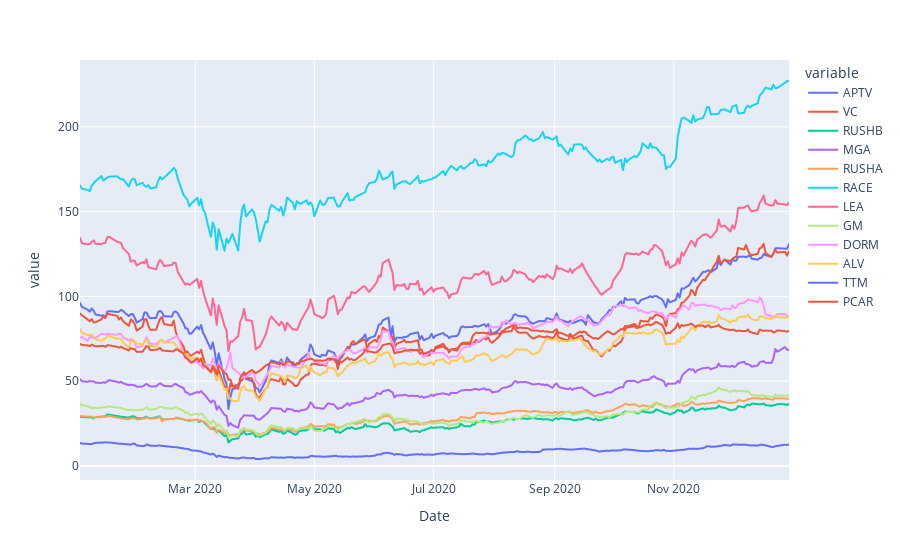

The cell this chart's notebook holds for it:
### Markdown cell above
### Visualizing the selected stock

### Code cell
fig = px.line(final_stocks_data)
fig

### Figure 1 — Plotly figure (JSON) as saved in the notebook; plotly's stock layout.template omitted (floating-point values rounded to 4 significant figures; data arrays with more than 128 entries replaced by an {"elided": "..."} marker saying what was removed)
{"data": [{"hovertemplate": "variable=APTV<br>Date=%{x}<br>value=%{y}<extra></extra>", "legendgroup": "APTV", "line": {"color": "#636efa", "dash": "solid"}, "marker": {"symbol": "circle"}, "mode": "lines", "name": "APTV", "showlegend": true, "type": "scattergl", "x": {"elided": "252 str values"}, "xaxis": "x", "y": {"elided": "252 float values"}, "yaxis": "y"}, {"hovertemplate": "variable=VC<br>Date=%{x}<br>value=%{y}<extra></extra>", "legendgroup": "VC", "line": {"color": "#EF553B", "dash": "solid"}, "marker": {"symbol": "circle"}, "mode": "lines", "name": "VC", "showlegend": true, "type": "scattergl", "x": {"elided": "252 str values"}, "xaxis": "x", "y": {"elided": "252 float values"}, "yaxis": "y"}, {"hovertemplate": "variable=RUSHB<br>Date=%{x}<br>value=%{y}<extra></extra>", "legendgroup": "RUSHB", "line": {"color": "#00cc96", "dash": "solid"}, "marker": {"symbol": "circle"}, "mode": "lines", "name": "RUSHB", "showlegend": true, "type": "scattergl", "x": {"elided": "252 str values"}, "xaxis": "x", "y": {"elided": "252 float values"}, "yaxis": "y"}, {"hovertemplate": "variable=MGA<br>Date=%{x}<br>value=%{y}<extra></extra>", "legendgroup": "MGA", "line": {"color": "#ab63fa", "dash": "solid"}, "marker": {"symbol": "circle"}, "mode": "lines", "name": "MGA", "showlegend": true, "type": "scattergl", "x": {"elided": "252 str values"}, "xaxis": "x", "y": {"elided": "252 float values"}, "yaxis": "y"}, {"hovertemplate": "variable=RUSHA<br>Date=%{x}<br>value=%{y}<extra></extra>", "legendgroup": "RUSHA", "line": {"color": "#FFA15A", "dash": "solid"}, "marker": {"symbol": "circle"}, "mode": "lines", "name": "RUSHA", "showlegend": true, "type": "scattergl", "x": {"elided": "252 str values"}, "xaxis": "x", "y": {"elided": "252 float values"}, "yaxis": "y"}, {"hovertemplate": "variable=RACE<br>Date=%{x}<br>value=%{y}<extra></extra>", "legendgroup": "RACE", "line": {"color": "#19d3f3", "dash": "solid"}, "marker": {"symbol": "circle"}, "mode": "lines", "name": "RACE", "showlegend": true, "type": "scattergl", "x": {"elided": "252 str values"}, "xaxis": "x", "y": {"elided": "252 float values"}, "yaxis": "y"}, {"hovertemplate": "variable=LEA<br>Date=%{x}<br>value=%{y}<extra></extra>", "legendgroup": "LEA", "line": {"color": "#FF6692", "dash": "solid"}, "marker": {"symbol": "circle"}, "mode": "lines", "name": "LEA", "showlegend": true, "type": "scattergl", "x": {"elided": "252 str values"}, "xaxis": "x", "y": {"elided": "252 float values"}, "yaxis": "y"}, {"hovertemplate": "variable=GM<br>Date=%{x}<br>value=%{y}<extra></extra>", "legendgroup": "GM", "line": {"color": "#B6E880", "dash": "solid"}, "marker": {"symbol": "circle"}, "mode": "lines", "name": "GM", "showlegend": true, "type": "scattergl", "x": {"elided": "252 str values"}, "xaxis": "x", "y": {"elided": "252 float values"}, "yaxis": "y"}, {"hovertemplate": "variable=DORM<br>Date=%{x}<br>value=%{y}<extra></extra>", "legendgroup": "DORM", "line": {"color": "#FF97FF", "dash": "solid"}, "marker": {"symbol": "circle"}, "mode": "lines", "name": "DORM", "showlegend": true, "type": "scattergl", "x": {"elided": "252 str values"}, "xaxis": "x", "y": {"elided": "252 float values"}, "yaxis": "y"}, {"hovertemplate": "variable=ALV<br>Date=%{x}<br>value=%{y}<extra></extra>", "legendgroup": "ALV", "line": {"color": "#FECB52", "dash": "solid"}, "marker": {"symbol": "circle"}, "mode": "lines", "name": "ALV", "showlegend": true, "type": "scattergl", "x": {"elided": "252 str values"}, "xaxis": "x", "y": {"elided": "252 float values"}, "yaxis": "y"}, {"hovertemplate": "variable=TTM<br>Date=%{x}<br>value=%{y}<extra></extra>", "legendgroup": "TTM", "line": {"color": "#636efa", "dash": "solid"}, "marker": {"symbol": "circle"}, "mode": "lines", "name": "TTM", "showlegend": true, "type": "scattergl", "x": {"elided": "252 str values"}, "xaxis": "x", "y": {"elided": "252 float values"}, "yaxis": "y"}, {"hovertemplate": "variable=PCAR<br>Date=%{x}<br>value=%{y}<extra></extra>", "legendgroup": "PCAR", "line": {"color": "#EF553B", "dash": "solid"}, "marker": {"symbol": "circle"}, "mode": "lines", "name": "PCAR", "showlegend": true, "type": "scattergl", "x": {"elided": "252 str values"}, "xaxis": "x", "y": {"elided": "252 float values"}, "yaxis": "y"}], "layout": {"legend": {"title": {"text": "variable"}, "tracegroupgap": 0}, "margin": {"t": 60}, "xaxis": {"anchor": "y", "domain": [0, 1], "title": {"text": "Date"}}, "yaxis": {"anchor": "x", "domain": [0, 1], "title": {"text": "value"}}}}
